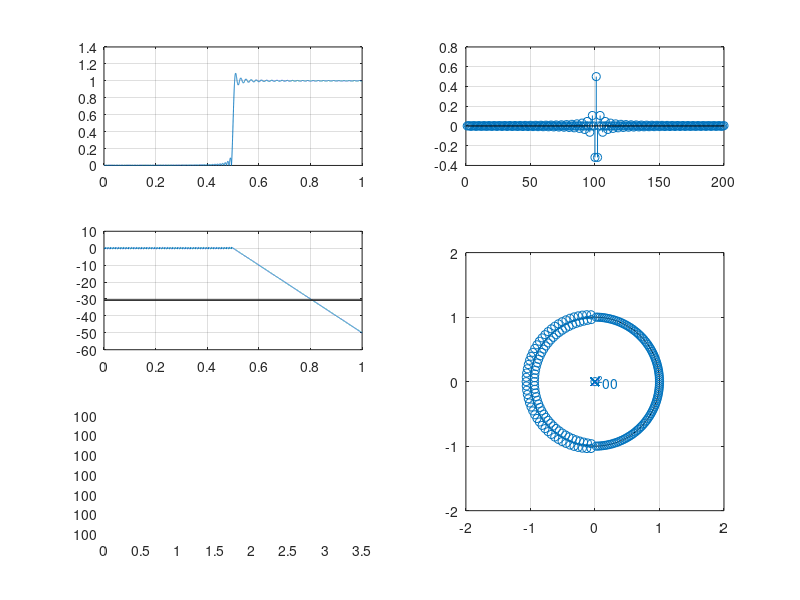

This chart was generated by the following MATLAB code:
clear all;
close all;
clc;

n = 100;
k = 1:n;
wc = 0.5*pi;

type = 'HP';
switch type
    case 'LP'
        bi = sin(wc*k)./(pi*k);
        b0 = wc/pi;
        b = [flip(bi) b0 bi];

    case 'HP'
        bi = -sin(wc*k)./(pi*k);
        b0 = 1-wc/pi;
        b = [flip(bi) b0 bi];
end

subplot(3,2,[4 6])
zplane(b, 1);
axis([-2 2 -2 2])
[h, w] = freqz(b, 1, 'whole');
subplot(322)
stem(b), grid on;
xlim([0 2*n]);
subplot(321)
[h, w] = freqz(b, 1, linspace(0,pi,10000));
plot(w/pi, abs(h)); grid on;
% plot(w/pi, 20*log10(abs(h))); grid on;
subplot(323)
plot(w/pi, unwrap(angle(h))/pi); grid on;
subplot(325)
grpdelay(b, 1)
